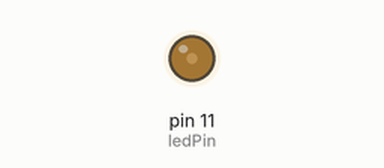
Bench run of a sketch on a simulated Arduino Uno, built with avr-gcc and run on an emulated ATmega328P. Shown: output pins drawn as LEDs (lit = HIGH).

Above: at 0.1 s.
Timing chart, 0 to 1.6 s (numbered marks = the images above):
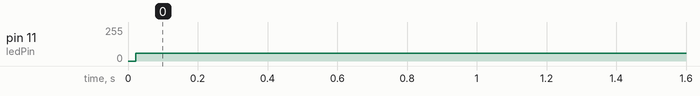

Measured:
- by itself, pin 11 (ledPin): 0/255 → 60/255 at 0.02 s

The sketch:

PulsatingHeart.pde
```cpp
int ledPin       = 11;
int time         = 5;             // define delay element
int pulsewidth   = 0;            // define pulsewidth (0-255)
int pulseRange   = 255;

int max          = 255;
int min          = 60; //0;
int inDelay      = 200; //400;
int outDelay     = 200; //230;
int shortDelay   = 0; //0;
int longDelay    = 600;

void setup() {
  // None required for analogWrite!
}

void loop() {
  pulse();
  delay(shortDelay);
  pulse();
  delay(longDelay);
}
void pulse()
{
  // slowly fade the LEDs to full brightness
  for (pulsewidth=min; pulsewidth <= max; pulsewidth++){
    analogWrite(ledPin, pulsewidth);
    delay(outDelay/pulseRange);
  }
  // slowly dim the LEDs
  for (pulsewidth=max; pulsewidth >= min; pulsewidth--){
    analogWrite(ledPin, pulsewidth);
    delay(inDelay/max);
  }
}
```
